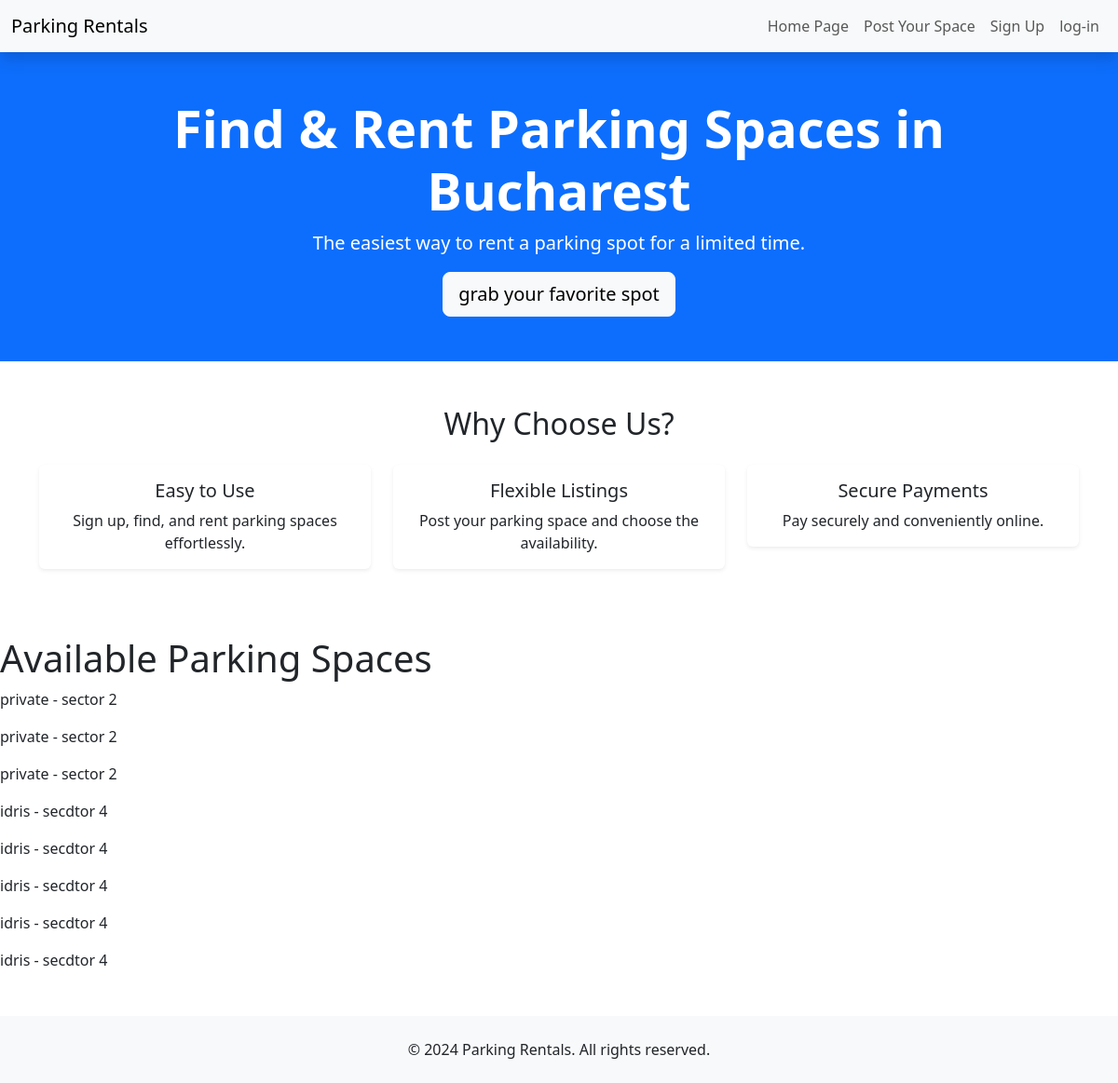
The page / on the database its author committed.
### space/models.py (models this page shows, shortened)
class ParkingSpace(models.Model):
    space_name = models.CharField(max_length=100)
    location = models.CharField(max_length=255)
    price = models.DecimalField(max_digits=10, decimal_places=2)
    availability = models.BooleanField(default=True)

### parking_rental/views.py (the view)
# urls.py: path('', views.home, name = 'home'),
def home(request):
    spaces = ParkingSpace.objects.all()
    return render(request, 'home.html', {'spaces': spaces})

### templates/home.html (shortened to what this page needs)
{% extends 'base.html' %}
{% block content %}
<nav class="navbar navbar-expand-lg navbar-light bg-light shadow">
  <div class="container-fluid">
    <a class="navbar-brand" href="#">Parking Rentals</a>
    <div class="collapse navbar-collapse" id="navbarNav">
      <ul class="navbar-nav ms-auto">
        <li class="nav-item">
            <a class="nav-link" href="{% url 'home' %}">Home Page</a>
        </li>
        <li class="nav-item">
          <a class="nav-link" href="{% url 'list_space' %}">Post Your Space</a>
        </li>
        <li class="nav-item">
          <a class="nav-link" href="{% url 'signup' %}">Sign Up</a>
        </li>
        <li class="nav-item">
            <a class="nav-link" href="{% url 'login' %}">log-in</a>
        </li>
      </ul>
    </div>
  </div>
</nav>
<div class="container-fluid bg-primary text-white text-center py-5">
  <div class="container">
    <h1 class="display-4 fw-bold">Find & Rent Parking Spaces in Bucharest</h1>
    <p class="lead">The easiest way to rent a parking spot for a limited time.</p>
    <a href="{% url 'list_space' %}" class="btn btn-light btn-lg">grab your favorite spot</a>
  </div>
</div>
<div class="container py-5">
  <h2 class="text-center mb-4">Why Choose Us?</h2>
  <div class="row text-center">
    <div class="col-md-4">
      <div class="card border-0 shadow-sm mb-4">
        <div class="card-body">
          <h5 class="card-title">Easy to Use</h5>
          <p class="card-text">Sign up, find, and rent parking spaces effortlessly.</p>
        </div>
      </div>
    </div>
    <div class="col-md-4">
      <div class="card border-0 shadow-sm mb-4">
        <div class="card-body">
          <h5 class="card-title">Flexible Listings</h5>
          <p class="card-text">Post your parking space and choose the availability.</p>
        </div>
      </div>
    </div>
    <div class="col-md-4">
      <div class="card border-0 shadow-sm mb-4">
        <div class="card-body">
          <h5 class="card-title">Secure Payments</h5>
          <p class="card-text">Pay securely and conveniently online.</p>
        </div>
      </div>
    </div>
  </div>
</div>
<h1>Available Parking Spaces</h1>
{% for space in spaces %}
    <p>{{ space.space_name }} - {{ space.location }}</p>
{% empty %}
    <p>No parking spaces available.</p>
{% endfor %}
<footer class="bg-light text-center py-4 mt-5">
  <div class="container">
    <p class="mb-0">&copy; 2024 Parking Rentals. All rights reserved.</p>
  </div>
</footer>
{% endblock %}

### templates/base.html (shortened to what this page needs)
<!DOCTYPE html>
<html lang="en">
<head>
    <link href="https://cdn.jsdelivr.net/npm/bootstrap@5.3.0-alpha3/dist/css/bootstrap.min.css" rel="stylesheet">
</head>
<body>
    {% block content %}
    {% endblock %}
</body>
</html>

### rows shown on the page
ParkingSpace: space_name "private", location "sector 2"
ParkingSpace: space_name "private", location "sector 2"
ParkingSpace: space_name "private", location "sector 2"
ParkingSpace: space_name "idris", location "secdtor 4"
ParkingSpace: space_name "idris", location "secdtor 4"
ParkingSpace: space_name "idris", location "secdtor 4"
ParkingSpace: space_name "idris", location "secdtor 4"
ParkingSpace: space_name "idris", location "secdtor 4"
